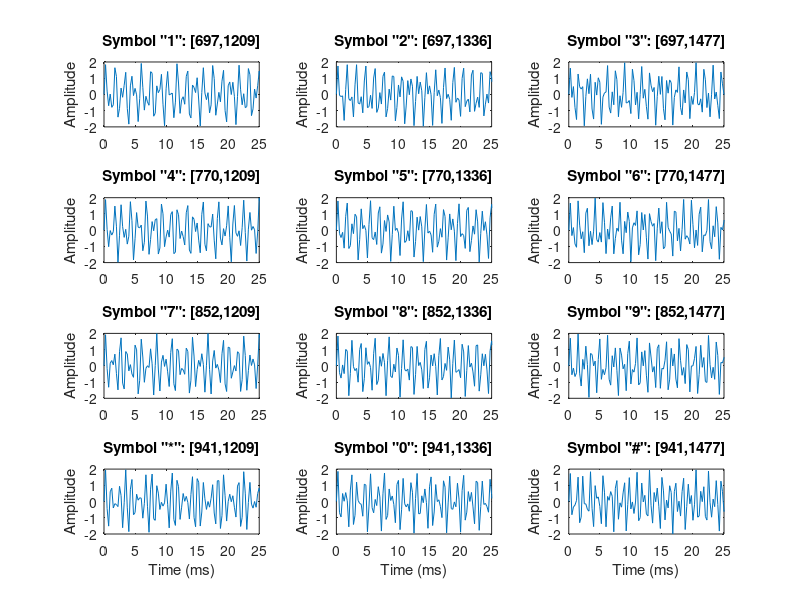

MATLAB code for this plot: (Note: this script raises an error after producing the figure.)
%% EE430 
%% Term Project 
% *Question 2*
% Kerem Yakutlu - 2444107
% Pelin Ormanci - 2443620


% *Part i)*
% 
% In this question, we may look how to generate DTMF signals.

Symbols = {'1','2','3','4','5','6','7','8','9','*','0','#'};
lfg = [697 770 852 941]; % Low frequency group
hfg = [1209 1336 1477];  % High frequency group
f  = [];
for c=1:4
    for r=1:3
        f = [ f [lfg(c);hfg(r)] ];
    end
end
Fs  = 4000;       % Sampling frequency 8 kHz
N = 800;          % Tones of 100 ms
t   = (0:N-1)/Fs; % 800 samples at Fs
pit = 2*pi*t;

figure;
tones = zeros(N,size(f,2));
for toneChoice=1:12
    % Generate tone
    tones(:,toneChoice) = sum(sin(f(:,toneChoice)*pit))';
    % Plot tone
    subplot(4,3,toneChoice),plot(t*1e3,tones(:,toneChoice));
    title(['Symbol "', Symbols{toneChoice},'": [',num2str(f(1,toneChoice)),',',num2str(f(2,toneChoice)),']'])
    set(gca, 'Xlim', [0 25]);
    ylabel('Amplitude');
    if toneChoice>9, xlabel('Time (ms)'); end
end
hold off;
set(gcf, 'Color', [1 1 1], 'Position', [1 1 1280 1024])
annotation(gcf,'textbox', 'Position',[0.38 0.96 0.45 0.026],...
    'EdgeColor',[1 1 1],...
    'String', '\bf Time response of each tone of the telephone pad', ...
    'FitBoxToText','on');

%% 
% In order to create a DTMF signal in part i, for DTMF 4,

Fs = 4000;                                            % Sampling Frequency
t  = linspace(0, 1, Fs);                              % One Second Time Vector
w1 = 2*pi*770;                                        % Radian Value To Create DTMF 4 Tone
w2 = 2*pi*1209;                                       % Radian Value To Create DTMF 4 Tone
s_Pair_1 = sin(w1*t) + sin(w2*t);                      % Create Tone
sound(s_Pair_1, Fs)                                    % Produce Tone As Sound
%% 
% In order to create a DTMF signal in part i, for DTMF 3,

w1 = 2*pi*1477;                                       % Radian Value To Create DTMF 4 Tone
w2 = 2*pi*697;                                        % Radian Value To Create DTMF 3 Tone
s_DTMF3 = sin(w1*t) + sin(w2*t);                      % Create Tone
sound(s_DTMF3, Fs)                                    % Produce Tone As Sound
%% 
% In order to create a DTMF signal in part i, for DTMF 0,

w1 = 2*pi*1336;                                       % Radian Value To Create DTMF 4 Tone
w2 = 2*pi*941;                                        % Radian Value To Create DTMF 3 Tone
s_DTMF0 = sin(w1*t) + sin(w2*t);                      % Create Tone
sound(s_DTMF0, Fs)                                    % Produce Tone As Sound
%% 
% To create the combined sound signal, we may use a vector.

Combined_Signal = [s_Pair_1(1:40/1000*Fs), s_DTMF3(1:50/1000*Fs), s_DTMF0(1:60/1000*Fs)];
sound([s_Pair_1 s_DTMF3 s_DTMF0], Fs);
%% 
% Plotting the sound signal, in time domain.

t = (1:length(s_Pair_1))/Fs; %Getting the time passed.
figure;
plot(t(1:40/1000*Fs),s_Pair_1(1:40/1000*Fs)); %Plotting the time domain signal for DTMF 4
xlabel("Time (seconds)");
ylabel("Amplitude (V)");
title("DTMF of 4");
figure;
plot(t(1:50/1000*Fs),s_DTMF3(1:50/1000*Fs)); %Plotting the time domain signal for DTMF 3
xlabel("Time (seconds)");
ylabel("Amplitude (V)");
title("DTMF of 3");
figure;
plot(t(1:60/1000*Fs),s_DTMF0(1:60/1000*Fs)); %Plotting the time domain signal for DTMF 0
xlabel("Time (seconds)");
ylabel("Amplitude (V)");
title("DTMF of 0");

t = (1:length(Combined_Signal))/Fs;
figure;
plot(t, Combined_Signal);
xlabel("Time (seconds)");
ylabel("Amplitude (V)");
title("DTMF of Combined Sound Signal");
%% 
% Plotting the STFT of sound signal, by using Hamming window with a size of 
% 6.

WindowSize = 6;
Overlap = 2;
NFFT = 10;
[s_Calculated, w_Calculated, t_Calculated] = mySTFTHamming(Combined_Signal, Fs, WindowSize, Overlap, NFFT); %Using our code

figure;
imagesc(t_Calculated, w_Calculated, 20*log10(abs(s_Calculated)));
axis xy;
xlabel('Time (s)');
ylabel('Frequency (Hz)');
title('Spectrogram with a Hamming Filter, Window Size = 6');
colorbar;

%% 
% Plotting the STFT of sound signal, by using Hamming window with a size of 
% 3.

WindowSize = 3;
Overlap = 2;
NFFT = 10;
[s_Calculated, w_Calculated, t_Calculated] = mySTFTHamming(Combined_Signal, Fs, WindowSize, Overlap, NFFT); %Using our code

figure;
imagesc(t_Calculated, w_Calculated, 20*log10(abs(s_Calculated)));
axis xy;
xlabel('Time (s)');
ylabel('Frequency (Hz)');
title('Spectrogram with a Hamming Filter, Window Size = 3');
colorbar;

%% 
% Plotting the STFT of sound signal, by using Hamming window with a size of 
% 12.

WindowSize = 12;
Overlap = 2;
NFFT = 10;
[s_Calculated, w_Calculated, t_Calculated] = mySTFTHamming(Combined_Signal, Fs, WindowSize, Overlap, NFFT); %Using our code

figure;
imagesc(t_Calculated, w_Calculated, 20*log10(abs(s_Calculated)));
axis xy;
xlabel('Time (s)');
ylabel('Frequency (Hz)');
title('Spectrogram with a Hamming Filter, Window Size = 12');
colorbar;

%% 
% Plotting the STFT of sound signal, by using rectangular window with a size 
% of 6.

WindowSize = 6;
Overlap = 2;
NFFT = 10;
[s_Calculated, w_Calculated, t_Calculated] = mySTFTRectangular(Combined_Signal, Fs, WindowSize, Overlap, NFFT); %Using our code

figure;
imagesc(t_Calculated, w_Calculated, 20*log10(abs(s_Calculated)));
axis xy;
xlabel('Time (s)');
ylabel('Frequency (Hz)');
title('Spectrogram with a Rectangular Filter, Window Size = 6');
colorbar;

%% 
% Plotting the STFT of sound signal, by using rectangular window with a size 
% of 3.

WindowSize = 3;
Overlap = 2;
NFFT = 10;
[s_Calculated, w_Calculated, t_Calculated] = mySTFTRectangular(Combined_Signal, Fs, WindowSize, Overlap, NFFT); %Using our code

figure;
imagesc(t_Calculated, w_Calculated, 20*log10(abs(s_Calculated)));
axis xy;
xlabel('Time (s)');
ylabel('Frequency (Hz)');
title('Spectrogram with a Rectangular Filter, Window Size = 3');
colorbar;

%% 
% Plotting the STFT of sound signal, by using rectangular window with a size 
% of 12.

WindowSize = 12;
Overlap = 2;
NFFT = 10;
[s_Calculated, w_Calculated, t_Calculated] = mySTFTRectangular(Combined_Signal, Fs, WindowSize, Overlap, NFFT); %Using our code

figure;
imagesc(t_Calculated, w_Calculated, 20*log10(abs(s_Calculated)));
axis xy;
xlabel('Time (s)');
ylabel('Frequency (Hz)');
title('Spectrogram with a Rectangular Filter, Window Size = 12');
colorbar;

%% 
% We may conclude that rectangular filter is cutting higher frequencies of the 
% signal, more than the Hamming filter.
% 
% Using smaller window size would be more precise attempt to calculate the STFT.
% 
% *Part ii)*
% 
% In order to create signals wanted in part ii, for the first pair,

Fs = 1000;                                            % Sampling Frequency
t  = linspace(0, 1e-1, Fs);                              % One Second Time Vector
w1 = 2*pi*100;                                        % Radian Value To Create Pair 1
w2 = 2*pi*110;                                        % Radian Value To Create Pair 1
s_Pair_1 = sin(w1*t) + sin(w2*t);                      % Create Tone
sound(s_Pair_1, Fs)                                    % Produce Tone As Sound
%% 
% In order to create signals wanted in part ii, for the second pair,

w1 = 2*pi*100;                                       % Radian Value To Create Pair 2
w2 = 2*pi*150;                                        % Radian Value To Create Pair 2
s_Pair_2 = sin(w1*t) + sin(w2*t);                      % Create Tone
sound(s_Pair_2, Fs)                                    % Produce Tone As Sound
%% 
% In order to create signals wanted in part ii, for the third pair,

w1 = 2*pi*100;                                       % Radian Value To Create Pair 3
w2 = 2*pi*200;                                        % Radian Value To Create Pair 3
s_Pair_3 = sin(w1*t) + sin(w2*t);                      % Create Tone
sound(s_Pair_3, Fs)                                    % Produce Tone As Sound
%% 
% Plotting the time-domain signals:

figure;
plot(t, s_Pair_1);
xlabel("Time (seconds)");
ylabel("Amplitude (V)");
title("Pair 1");
figure;
plot(t, s_Pair_2);
xlabel("Time (seconds)");
ylabel("Amplitude (V)");
title("Pair 2");
figure;
plot(t, s_Pair_3);
xlabel("Time (seconds)");
ylabel("Amplitude (V)");
title("Pair 3");

%% 
% Afterwards, calculating the spectrograms:

WindowSize = 6;
Overlap = 2;
NFFT = 10;
[S_Pair_1, F_Pair_1, T_Pair_1] = calculateSpectrogram(s_Pair_1, Fs, WindowSize, Overlap, NFFT);
[S_Pair_2, F_Pair_2, T_Pair_2] = calculateSpectrogram(s_Pair_2, Fs, WindowSize, Overlap, NFFT);
[S_Pair_3, F_Pair_3, T_Pair_3] = calculateSpectrogram(s_Pair_3, Fs, WindowSize, Overlap, NFFT);

%For pair 1
figure;
imagesc(T_Pair_1, F_Pair_1, 20*log10(abs(S_Pair_1)));
axis xy;
xlabel('Time (s)');
ylabel('Frequency (Hz)');
title('Spectrogram for Pair 1');
colorbar;

%For pair 2
figure;
imagesc(T_Pair_2, F_Pair_2, 20*log10(abs(S_Pair_2)));
axis xy;
xlabel('Time (s)');
ylabel('Frequency (Hz)');
title('Spectrogram for Pair 2');
colorbar;

%For pair 1
figure;
imagesc(T_Pair_3, F_Pair_3, 20*log10(abs(S_Pair_3)));
axis xy;
xlabel('Time (s)');
ylabel('Frequency (Hz)');
title('Spectrogram for Pair 3');
colorbar;

%% 
% To find the minimum number of frequencies, we may look at the fundamental 
% frequencies with respect to the pair frequencies and the sampling frequency.
% 
% For Pair 1,
% 
% $T_1 =\frac{100\;\textrm{Hz}}{1\;k\textrm{Hz}}=\frac{1}{10}$ and $T_2 =\frac{110\;\textrm{Hz}}{1\;k\textrm{Hz}}=\frac{11}{100}$
% 
% If the denominator is 100, we can define those periods with the denominator; 
% hence, that would be the minimum sampling points' number.
% 
% For Pair 2,
% 
% $T_1 =\frac{100\;\textrm{Hz}}{1\;k\textrm{Hz}}=\frac{1}{10}$ and $T_2 =\frac{150\;\textrm{Hz}}{1\;k\textrm{Hz}}=\frac{3}{20}$
% 
% The number is 20.
% 
% For Pair 3,
% 
% $T_1 =\frac{100\;\textrm{Hz}}{1\;k\textrm{Hz}}=\frac{1}{10}$ and $T_2 =\frac{200\;\textrm{Hz}}{1\;k\textrm{Hz}}=\frac{1}{5}$
% 
% The number is 10.
% 
% *Part iii)*

DTMF_Ratio_Matrix = zeros(4,4);
%% 
% For DTMF 1, the ratio of frequencies is 

High_Frequency = 1209;
Low_Frequency = 697;
DTMF_Ratio_Matrix(1,1) = High_Frequency / Low_Frequency; 
disp(num2str(High_Frequency / Low_Frequency) + " is the ratio between DTMF 1 frequencies.");
%% 
% For DTMF 2, the ratio of frequencies is 

High_Frequency = 1336;
Low_Frequency = 697;
DTMF_Ratio_Matrix(1,2) = High_Frequency / Low_Frequency;
disp(num2str(High_Frequency / Low_Frequency) + " is the ratio between DTMF 2 frequencies.");
%% 
% For DTMF 3, the ratio of frequencies is 

High_Frequency = 1477;
Low_Frequency = 697;
DTMF_Ratio_Matrix(1,3) = High_Frequency / Low_Frequency; 
disp(num2str(High_Frequency / Low_Frequency) + " is the ratio between DTMF 3 frequencies.");
%% 
% For DTMF A, the ratio of frequencies is 

High_Frequency = 1633;
Low_Frequency = 697;
DTMF_Ratio_Matrix(1,4) = High_Frequency / Low_Frequency; 
disp(num2str(High_Frequency / Low_Frequency) + " is the ratio between DTMF A frequencies.");
%% 
% For DTMF 4, the ratio of frequencies is 

High_Frequency = 1209;
Low_Frequency = 770;
DTMF_Ratio_Matrix(2,1) = High_Frequency / Low_Frequency; 
disp(num2str(High_Frequency / Low_Frequency) + " is the ratio between DTMF 4 frequencies.");
%% 
% For DTMF 5, the ratio of frequencies is 

High_Frequency = 1336;
Low_Frequency = 770;
DTMF_Ratio_Matrix(2,2) = High_Frequency / Low_Frequency;
disp(num2str(High_Frequency / Low_Frequency) + " is the ratio between DTMF 5 frequencies.");
%% 
% For DTMF 6, the ratio of frequencies is 

High_Frequency = 1477;
Low_Frequency = 770;
DTMF_Ratio_Matrix(2,3) = High_Frequency / Low_Frequency; 
disp(num2str(High_Frequency / Low_Frequency) + " is the ratio between DTMF 6 frequencies.");
%% 
% For DTMF B, the ratio of frequencies is 

High_Frequency = 1633;
Low_Frequency = 770;
DTMF_Ratio_Matrix(2,4) = High_Frequency / Low_Frequency; 
disp(num2str(High_Frequency / Low_Frequency) + " is the ratio between DTMF B frequencies.");
%% 
% For DTMF 7, the ratio of frequencies is 

High_Frequency = 1209;
Low_Frequency = 852;
DTMF_Ratio_Matrix(3,1) = High_Frequency / Low_Frequency;
disp(num2str(High_Frequency / Low_Frequency) + " is the ratio between DTMF 7 frequencies.");
%% 
% For DTMF 8, the ratio of frequencies is 

High_Frequency = 1336;
Low_Frequency = 852;
DTMF_Ratio_Matrix(3,2) = High_Frequency / Low_Frequency;
disp(num2str(High_Frequency / Low_Frequency) + " is the ratio between DTMF 8 frequencies.");
%% 
% For DTMF 9, the ratio of frequencies is 

High_Frequency = 1477;
Low_Frequency = 852;
DTMF_Ratio_Matrix(3,3) = High_Frequency / Low_Frequency;
disp(num2str(High_Frequency / Low_Frequency) + " is the ratio between DTMF 9 frequencies.");
%% 
% For DTMF C, the ratio of frequencies is 

High_Frequency = 1633;
Low_Frequency = 852;
DTMF_Ratio_Matrix(3,4) = High_Frequency / Low_Frequency;
disp(num2str(High_Frequency / Low_Frequency) + " is the ratio between DTMF C frequencies.");
%% 
% For DTMF *, the ratio of frequencies is 

High_Frequency = 1209;
Low_Frequency = 941;
DTMF_Ratio_Matrix(4,1) = High_Frequency / Low_Frequency;
disp(num2str(High_Frequency / Low_Frequency) + " is the ratio between DTMF * frequencies.");
%% 
% For DTMF 0, the ratio of frequencies is 

High_Frequency = 1336;
Low_Frequency = 941;
DTMF_Ratio_Matrix(4,2) = High_Frequency / Low_Frequency;
disp(num2str(High_Frequency / Low_Frequency) + " is the ratio between DTMF 0 frequencies.");
%% 
% For DTMF #, the ratio of frequencies is 

High_Frequency = 1477;
Low_Frequency = 941;
DTMF_Ratio_Matrix(4,3) = High_Frequency / Low_Frequency;
disp(num2str(High_Frequency / Low_Frequency) + " is the ratio between DTMF # frequencies.");
%% 
% For DTMF D, the ratio of frequencies is 

High_Frequency = 1633;
Low_Frequency = 941;
DTMF_Ratio_Matrix(4,4) = High_Frequency / Low_Frequency;
disp(num2str(High_Frequency / Low_Frequency) + " is the ratio between DTMF D frequencies.");

disp(DTMF_Ratio_Matrix);
%% 
% From the DTMF Matrix, we could conclude from frequency ratios that the diagonal 
% entries are very close to the linearity; such that DTMF 1, DTMF 5, DTMF 9 and 
% DTMF D.
% 
% If the ratio is smaller, it is harder to separate the frequencies and we need 
% to shrink the window size, or use different techniques enabling detailed analysis 
% due to the inadequate windows.
% 
% If the ratio is bigger, we may use enlarged window sized windows. 
% 
% It could be also seen in part ii that the distance between spectrogram of 
% Pair 1 is closer than Pair 2. However, at Pair 3, the distances are broader 
% than other pairs.
% 
% *Part iv)*
% 
% For DTMF decoding, we may use an STFT-based method including:
%% 
% # Preprocessing, i.e removing the noise after recording the sample
% # Analysis of STFT by appropriate parameters (window size, overlap, FFT size 
% etc.)
% # Detecting the peaks, identifying two frequencies present in each DTMF signal
% # Associating each frequency pair with the corresponding DTMF number.
% # Reconstruction of the sequence.
%% 
% The other methods are, e.g.
%% 
% * Filtering and Tone Detection
% * Using Machine Learning
% * Adaptive Filtering etc.
%% 
% *Functions*

function [S, F, T] = calculateSpectrogram(signal, fs, windowSize, overlap, nfft)
    % Calculate the spectrogram manually

    % Calculate the number of overlapping samples
    overlapSamples = overlap;

    % Calculate the number of windows
    numWindows = fix((length(signal) - overlapSamples) / (windowSize - overlapSamples));

    % Initialize the spectrogram matrix
    S = zeros(nfft/2 + 1, numWindows);

    % Perform the STFT
    for i = 1:numWindows
        % Extract the current window
        startIdx = (i-1)*(windowSize - overlapSamples) + 1;
        endIdx = startIdx + windowSize - 1;
        x = signal(startIdx:endIdx);

        % Apply the window function
        x = x .* hamming(windowSize);

        % Compute the FFT
        X = fft(x, nfft);

        % Store the magnitude spectrum in the spectrogram matrix
        S(:, i) = abs(X(1:nfft/2 + 1));

        % Store the corresponding time and frequency vectors
        T(i) = startIdx / fs;
        F = linspace(0, fs/2, nfft/2 + 1);
    end
end

function [S, F, T] = mySTFTHamming(signal, fs, windowSize, overlap, nfft)
    % Input:
    %   signal: Input signal
    %   fs: Sampling frequency of the signal
    %   windowSize: Size of the analysis window
    %   overlap: Overlap between consecutive windows (in samples)
    %   nfft: Number of FFT points

    % Calculate the number of overlapping samples
    overlapSamples = overlap;

    % Calculate the number of windows
    numWindows = fix((length(signal) - overlapSamples) / (windowSize - overlapSamples));

    % Initialize the STFT matrix
    S = zeros(nfft/2 + 1, numWindows);

    % Perform the STFT
    for i = 1:numWindows
        % Extract the current window
        startIdx = (i-1)*(windowSize - overlapSamples) + 1;
        endIdx = startIdx + windowSize - 1;
        x = signal(startIdx:endIdx);

        % Apply the Hamming window
        x = x .* hamming(windowSize);

        % Compute the FFT
        X = fft(x, nfft);

        % Store the magnitude spectrum in the STFT matrix
        S(:, i) = abs(X(1:nfft/2 + 1));

        % Store the corresponding time and frequency vectors
        T(i) = startIdx / fs;
        F = linspace(0, fs/2, nfft/2 + 1);
    end
end

function [S, F, T] = mySTFTRectangular(signal, fs, windowSize, overlap, nfft)
    % Input:
    %   signal: Input signal
    %   fs: Sampling frequency of the signal
    %   windowSize: Size of the analysis window
    %   overlap: Overlap between consecutive windows (in samples)
    %   nfft: Number of FFT points

    % Calculate the number of overlapping samples
    overlapSamples = overlap;

    % Calculate the number of windows
    numWindows = fix((length(signal) - overlapSamples) / (windowSize - overlapSamples));

    % Initialize the STFT matrix
    S = zeros(nfft/2 + 1, numWindows);

    % Perform the STFT
    for i = 1:numWindows
        % Extract the current window
        startIdx = (i-1)*(windowSize - overlapSamples) + 1;
        endIdx = startIdx + windowSize - 1;
        x = signal(startIdx:endIdx);

        % Apply the rectangular window
        x = x .* rectwin(windowSize);

        % Compute the FFT
        X = fft(x, nfft);

        % Store the magnitude spectrum in the STFT matrix
        S(:, i) = abs(X(1:nfft/2 + 1));

        % Store the corresponding time and frequency vectors
        T(i) = startIdx / fs;
        F = linspace(0, fs/2, nfft/2 + 1);
    end
end